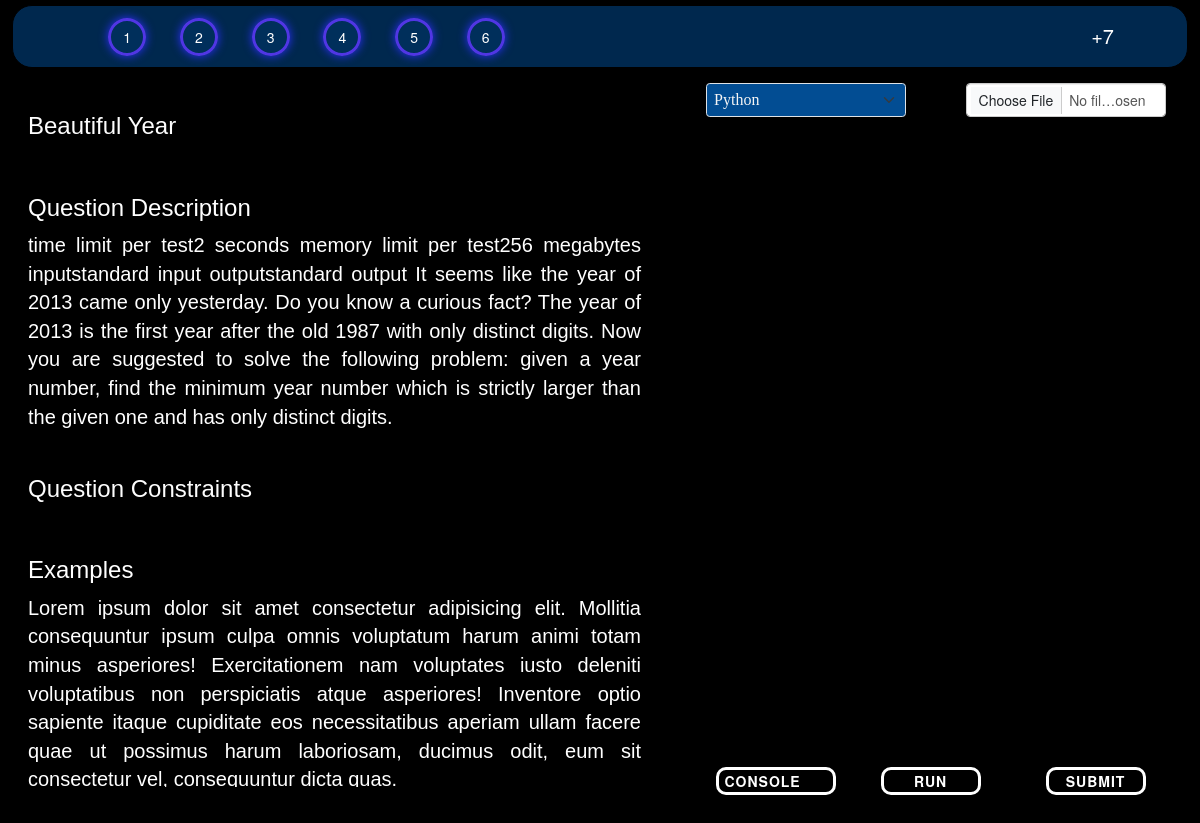
The app's page /question/4 (signed in) with its own data.
### app1/models.py (models this page shows)
class Question(models.Model):
    q_id = models.IntegerField(primary_key=True)
    q_title = models.CharField(max_length=40)
    q_descrp =models.TextField()
    q_ip_formate = models.TextField(null=True,blank=True)
    q_op_formate = models.TextField(null=True,blank=True)
    q_const = models.TextField(null=True,blank=True)
    q_sip = models.TextField(null=True,blank=True)
    q_sop = models.TextField(null=True,blank=True)
    q_diff_level = models.CharField( max_length=50)
    q_point = models.IntegerField(default=0)
    q_aqrcy = models.IntegerField(default=0)
    q_subns = models.IntegerField(default=0)
    q_time_limit = models.IntegerField(null=True,default=1)
    q_memory_limit = models.IntegerField(null=True,default=50000)
    def __str__(self):
        return f"{self.q_id}"

### app1/views.py (the view)
# urls.py: path('question/', views.questions, name='questions'),
@login_required(login_url='login')
def question(request,id):
    context={}
    question = Question.objects.get(q_id=id)
    print("question",question)
    user = User.objects.get(username=request.user)
    player = Player.objects.get(user=user)
    team = Team.objects.get(user__username=request.user)
    print("this is user : ",user,"with team id : ",team)
    context["question"]=question
    context["player"]=player
    context["team"]=team
    context["isSolved"]=False
    try:
        submission = Submission.objects.filter(team=team,q_id=question,q_status="AC").last()
        print("last accepted submission ",submission)
        context["isSolved"]=True
        context["user_code"]=json.dumps(submission.s_code)
    except:
        try:
            submission = Submission.objects.filter(player=user,q_id=question).last()
            context["isSolved"]=True
            context["user_code"]=json.dumps(submission.s_code)
        except:
            context["isSolved"]=False
            context["user_code"]=json.dumps("#Write your code here..")
    try:
        if submission.s_language == "cpp":
            context["code_lang_cpp"]="cpp"
        if submission.s_language == "c":
            context["code_lang_c"]="c"
    except:
        pass
    print("user code  : ",context["user_code"])
    return render(request,"app1/codingPage.html",context)

### app1/models.py (called while the page is built)
    def __str__(self) -> str:
        return f"{self.id}"

    def __str__(self):
        return f"{self.team}"

### app1/templates/app1/codingPage.html (shortened to what this page needs)
<!DOCTYPE html>
{% load static %}
<html lang="en">
<head>
    <link rel="stylesheet" href="{% static 'app1/css/codingPage.css' %}">
    <link href="https://cdn.jsdelivr.net/npm/bootstrap@5.3.0-alpha1/dist/css/bootstrap.min.css" rel="stylesheet">
    <link href="https://cdnjs.cloudflare.com/ajax/libs/prism/1.24.1/themes/prism.min.css" rel="stylesheet" />
    <link rel="stylesheet" href="https://maxcdn.bootstrapcdn.com/bootstrap/3.4.1/css/bootstrap.min.css">
</head>
<body class="mainBody">
<section class="head-strip">
   <div class="questions ">
     <div class="queno"><button type="button  "class=" btn  btn-dark" id="qbtn" onclick="location.href='/question/1'">1</button></div>
     <div class="queno"><button type="button " class=" btn btn-dark   " id="qbtn" onclick="location.href='/question/2'">2</button></div>
     <div class="queno"><button type="button " class=" btn btn-dark   " id="qbtn" onclick="location.href='/question/3'">3</button></div>
     <div class="queno"><button type="button " class=" btn btn-dark   " id="qbtn" onclick="location.href='/question/4'">4</button></div>
     <div class="queno"><button type="button " class=" btn btn-dark   " id="qbtn" onclick="location.href='/question/5'">5</button></div>
     <div class="queno"><button type="button " class=" btn btn-dark   " id="qbtn" onclick="location.href='/question/6'">6</button></div>
   </div>
   <div class="score-time">
    <div class="btn-group mx-auto" role="group" aria-label="Basic outlined example">
        <div type="button" class="btn btn-outline-dark "id="score">+7</div>
      </div>
   </div>
</section>
<section class="coding ">
  <div class="questionpart">
    <div class="que-name">
      <h3> {{question.q_title}} </h3>
  </div>
   <div class="quepart que-description" style="height: auto;">
    <h3>Question Description</h3>
    {{question.q_descrp}}
   </div>
   <div class="quepart que-constrains">
    <h3>Question Constraints</h3>
   </div>
   <div class=" quepart que-examples">
    <h3>Examples</h3>
    Lorem ipsum dolor sit amet consectetur adipisicing elit. Mollitia consequuntur ipsum culpa omnis voluptatum harum animi totam minus asperiores! Exercitationem nam voluptates iusto deleniti voluptatibus non perspiciatis atque asperiores! Inventore optio sapiente itaque cupiditate eos necessitatibus aperiam ullam facere quae ut possimus harum laboriosam, ducimus odit, eum sit consectetur vel, consequuntur dicta quas.
   </div>
 </div>
   <form action="" method="POST" id="code_form">
       <div class="codingpart">
    <div class="drop-buttons">
        <div class="lang">
            <select class="form-select langbtn btn-outline-dark " id="langbtn" aria-label="Default select example" style="background-color: rgba(3, 111, 212, 0.696);">
                <option value="python" selected>Python</option>
              </select>
        </div>
        <div class="choosefile" >
         <input type="file"  class="form-control choosef btn-outline-dark"  id="customFile" accept=".c, .cpp, .py" />
        </div>
    </div>
    <div class="code-section">
      <div   class="codehere" id="editor1">
      </div>
    </div>
    <div class="submit-strip">
      <div class="console">
        <button type="button" class="console-btn d-flex flex-wrap " data-toggle="collapse" id="console-btn"data-target="#test-cases" >
          Console
        </button>
    </div>
      <div class="submit-btn">
        <button type="button" class="run-btn   btn-outline-dark" id="run_code">Run</button>
      </div>
      <div class="submit-btn">
        <button type="button" class="run-btn  btn-outline-dark" id="submit_code">Submit</button>
      </div>
    </div>
   </div>
  </form>
</section>
</body>
</html>

### app1/static/app1/css/codingPage.css (style rules this page uses)
.mainBody { background-color: black; }
.head-strip { display: grid; grid-template-columns: 50% 50%; height: 7vh; margin: 5px auto; width: 98vw; border: 1px solid black; border-radius: 20px; background-color: rgba(0, 49, 95, 0.829); }
.queno { display: inline ; margin: 0px 15px; }
.questions { margin: auto; }
#qbtn { border-radius: 100%; background-color: rgba(0, 49, 95, 0.829); border-width: 3px; border-color: #5036e4; box-shadow: 0 0 10px #2b2fff; color: white; }
.score-time { margin: auto 5vw auto auto; }
.drop-buttons { display: grid; grid-template-columns: 50% 50%; padding: 0px 20px; }
.choosefile .choosef { width: 200px; margin-left: auto; }
#langbtn { width: 200px; font-family: 'Quicksand,sans-serif'; font-size: 16px; color: whitesmoke; }
.coding { height: 80vh; margin: 5px; display: grid; grid-template-columns: 55% 45%; margin: auto; justify-content: center; padding:10px ; }
.questionpart { margin:0px auto; padding: 0px 8px; display: grid; grid-template-rows: auto; overflow-x: hidden; overflow-y: scroll; }
.codingpart { height: 100%; margin:0px auto; width: 90%; display: grid; grid-template-rows: 7% 88% 7%; }
.code-section { margin-top: 3%; display: grid; padding-bottom: 10px; }
.codehere { border-radius: 20px; display: flex; flex-direction: column; overflow-y: auto; }
#editor1 { margin-bottom: 20px; height: 100%; width: 100%; }
.console-btn { width: 120px; margin-left: 10px; border-radius: 10px; }
.submit-strip { display: grid; grid-template-columns:33% 33% 33% ; }
.submit-btn { padding: 0; }
.run-btn { border-radius: 10px; }
.submit-btn button { width: 100px; }
#score,#time { color: white; font-size: 20px; }
.console-btn,.run-btn { border: none; font-family: inherit; font-size: inherit; color: inherit; background: none; cursor: pointer; display: inline-block; margin: 15px 30px; text-transform: uppercase; letter-spacing: 1px; font-weight: 700; outline: none; position: relative; -webkit-transition: all 0.4s; -moz-transition: all 0.4s; transition: all 0.4s; }
.console-btn,.run-btn { border: 3px solid rgb(255, 255, 255); color: rgb(255, 255, 255); }
.console-btn::after,.run-btn::after { content: ''; position: absolute; z-index: -1; -webkit-transition: all 0.4s; -moz-transition: all 0.4s; transition: all 0.4s; color: black; }
.console-btn:after { width: 0%; height: 100%; top: 0; left: 0; background: rgb(47, 255, 50); color: black; }
.run-btn:after { width: 0%; height: 100%; top: 0; left: 0; background: rgb(47, 255, 50); }
.que-name,.que-constrains { color: rgb(253, 253, 253); border-radius: 20px; padding:10px 10px 10px 10px; margin-bottom: 5px; font-family:'Trebuchet MS', 'Lucida Sans Unicode', 'Lucida Grande', 'Lucida Sans', Arial, sans-serif; font-size: 20px; justify-content: left; text-align: justify; }
.que-description,.que-examples { color: rgb(255, 255, 255); border-radius: 20px; background-color:none; padding:10px 10px 10px 10px; margin-bottom: 5px; font-family:'Trebuchet MS', 'Lucida Sans Unicode', 'Lucida Grande', 'Lucida Sans', Arial, sans-serif; font-size: 20px; text-align:justify; }

### records on screen
Question: q_title "Beautiful Year", q_descrp "time limit per test2 seconds memory limit per test256 megabytes inputstandard input outputstandard output It seems like the year of 2013 came only yesterday. Do you know a curious fact? The year of 2013 is the first year after the old 1987 with only distinct digits. Now you are suggested to solve the following problem: given a year number, find the minimum year number which is strictly larger than the given one and has only distinct digits."
